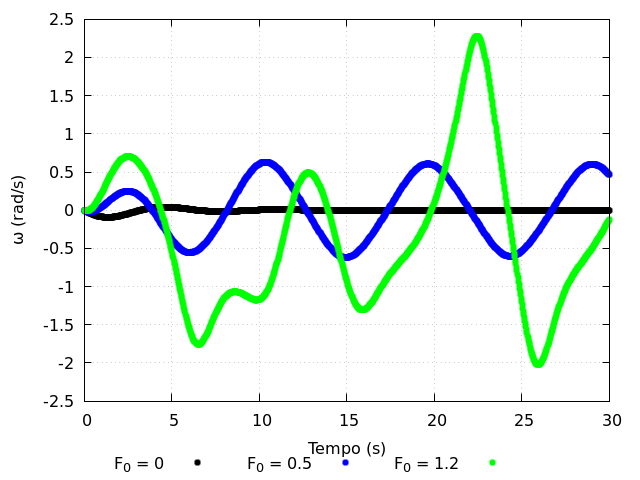

Here is the gnuplot script that generated this plot:
set terminal pngcairo size 640, 480
set output "tarefa-4-graf-2-12558547.png"
reset

set xlabel "Tempo (s)"
set ylabel "ω (rad/s)"
set key bmargin left horizontal Right noreverse enhanced autotitle nobox
set grid

set style line 1 lw 4 lc rgb 'black' ps 1 pt 1
set style line 2 lw 4 lc rgb 'blue' ps 1 pt 1
set style line 3 lw 4 lc rgb 'green' ps 1 pt 1

plot 'tarefa-4-saida-2-12558547.dat' using 1:2 with points ls 1 t "F_0 = 0",\
    'tarefa-4-saida-2-12558547.dat' using 1:3 with points ls 2 t "F_0 = 0.5",\
    'tarefa-4-saida-2-12558547.dat' using 1:4 with points ls 3 t "F_0 = 1.2"
